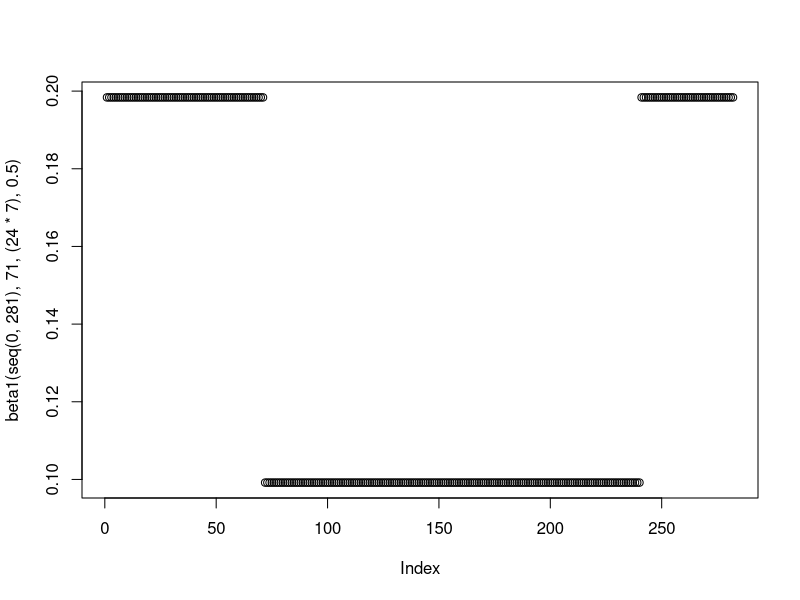
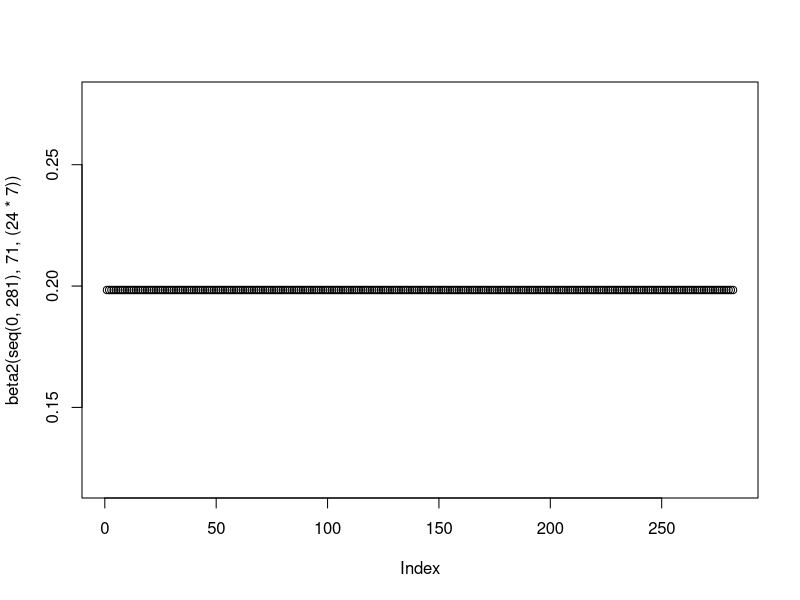
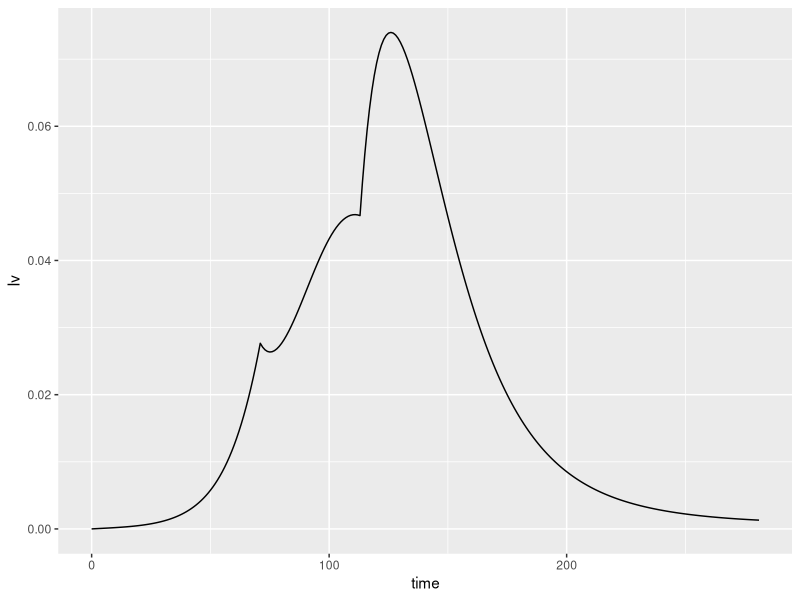
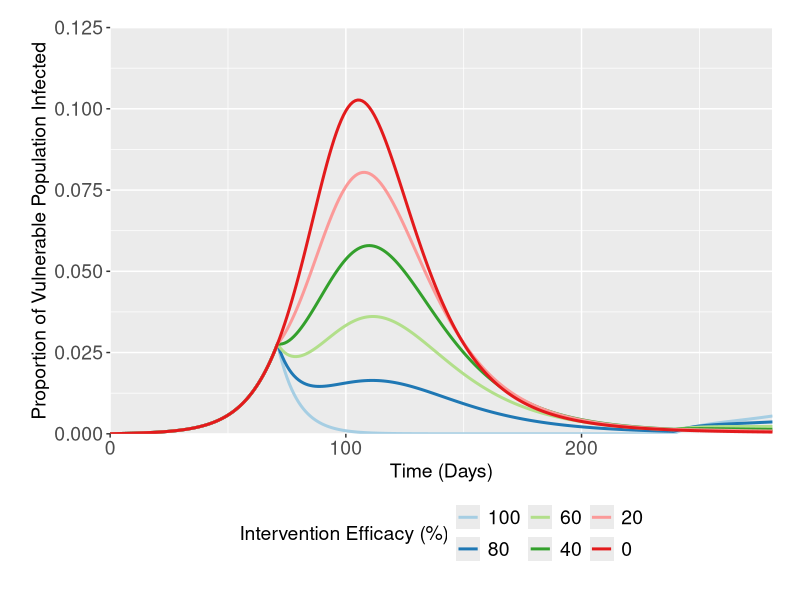
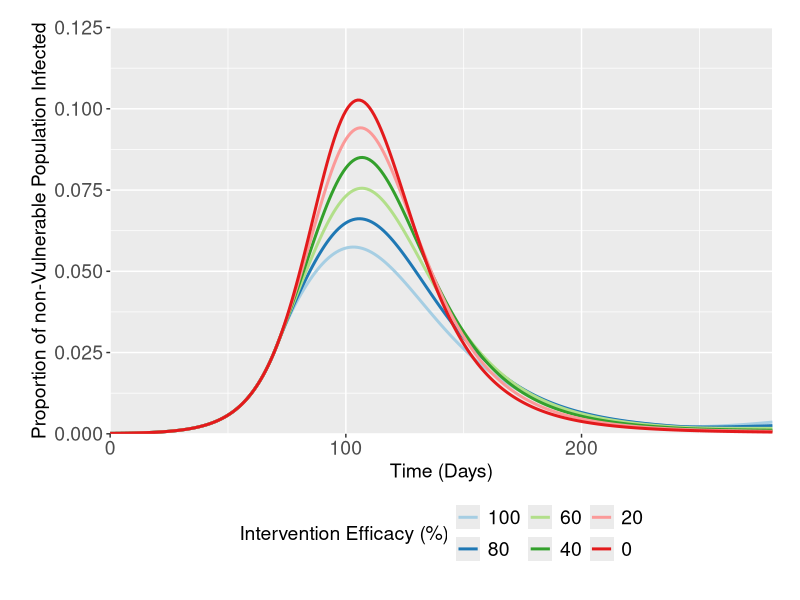
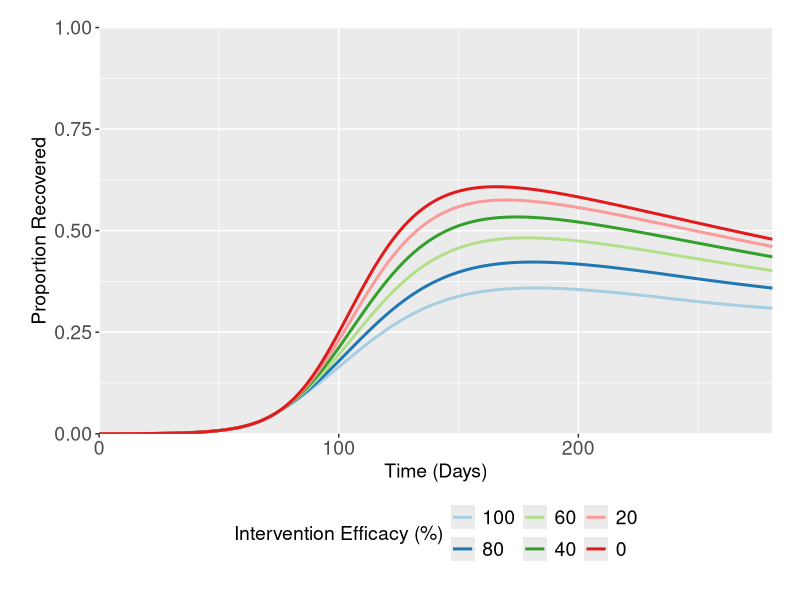
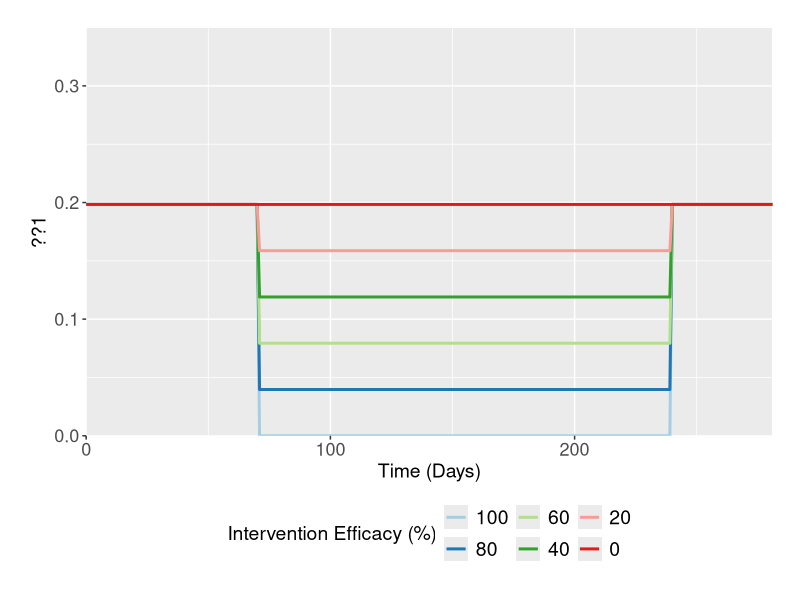
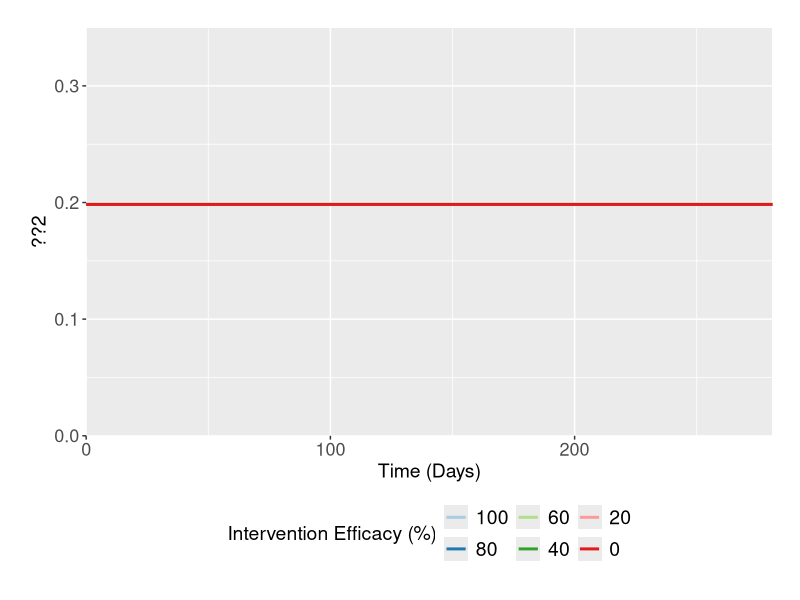

R code for these plots, in order:
rm(list=ls())
library("deSolve"); library("ggplot2"); library("cowplot");library("reshape2"); library("dplyr"); library("RColorBrewer"); library("ggpubr")

#Function for the generation time/(1/gamma) parameter
GenTime <- function(T2, R0) {
  G = T2 * ((R0-1)/log(2))
  return(G)
}

#Function to model intervention - currently set at baseline - added additional functionality to it
beta1 <- function(time, tstart1, tdur1, scaling) {
  ifelse((time >= tstart1 & time <= tstart1+tdur1), #Phase 1
         (1.7*(1/(GenTime(3.3,2.8))))*scaling,
         ifelse((time >= tstart1+tdur1 & time <= 281), 
                (1.7*(1/(GenTime(3.3,2.8)))), 
                (1.7*(1/(GenTime(3.3,2.8))))
         )
  )
}


plot(beta1(seq(0,281), 71, (24*7), 0.5))

beta2 <- function(time, tstart1, tdur1, scaling) {
  ifelse((time >= tstart1 & time <= tstart1+tdur1), #Phase 1
         (1.7*(1/(GenTime(3.3,2.8)))),
         ifelse((time >= tstart1+tdur1 & time <= 281), 
                (1.7*(1/(GenTime(3.3,2.8)))), 
                (1.7*(1/(GenTime(3.3,2.8))))
         )
  )
}

plot(beta2(seq(0,281), 71, (24*7)))

#Function for Shielded/non-Shielded Pop
SIRS <- function(time, state, parameters) {
  with(as.list(c(state, parameters)), {
    dSv = - beta1(time,tstart1,tdur1,scaling)*Iv*Sv - beta1(time,tstart1,tdur1,scaling)*Inv*Sv + zeta*Rv
    
    dSnv = - beta2*Inv*Snv - beta2*Iv*Snv + zeta*Rnv
    
    dIv = beta1(time,tstart1,tdur1,scaling)*Iv*Sv + beta1(time,tstart1,tdur1,scaling)*Inv*Sv - gamma*Iv
    
    dInv =  beta2*Inv*Snv + beta2*Iv*Snv - gamma*Inv
    
    dRv = gamma*Iv - zeta*Rv
    
    dRnv = gamma*Inv - zeta*Rnv
    
    dCv = 

    return(list(c(dSv, dSnv, dIv, dInv, dRv, dRnv)))
  })
}

#### Testing the Model Structure ####

#Initial Conditions and Times

init <- c(Sv = 0.20, Snv = 0.80-0.0001, Iv = 0, Inv = 0.0001, Rv= 0, Rnv = 0)
times <- seq(0,281,by = 1)
parms = c(gamma = 1/(GenTime(3.3,2.8)), 
          zeta = 1/365,
          tstart1 = 71, 
          tdur1 = 6*7,
          scaling = 0.5,
          beta2 = 1.7*(1/(GenTime(3.3,2.8))))

out1 <- data.frame(ode(y = init, func = SIRS, times = times, parms = parms))
out1$Iv <- out1$Iv/0.20
out1$Inv <- out1$Inv/0.80
out1$Rv <- out1$Rv/0.20
out1$Rnv <- out1$Rnv/0.80
out1$Beta1 <- beta1(seq(0,281), 71, (24*7), 0.5)
out1$Beta2 <- 1.7*(1/(GenTime(3.3,2.8)))
  
ggplot(out1, aes(x= time, y = Iv)) + geom_line()

colnames(out1) <- c("Time", "Suscv", "Suscnv","Infected_Iv", "Infected_Inv", "Recovv", "Recovnv", "Beta1", "Beta2")

#### Introducing the Intervention ####

scaling  <- seq(0,1, by= 0.2)
scalingdata <- data.frame(matrix(nrow = 0, ncol = 7))

for(i in 1:length(scaling)) {
  temp <- data.frame(matrix(nrow = length(seq(0,281)), ncol = 7))
  init <- c(Sv = 0.2, Snv = (0.8)-0.0001, Iv = 0, Inv = 0.0001, Rv= 0, Rnv = 0)
  times <- seq(0,281,by = 1)
  parms = c(gamma = 1/(GenTime(3.3,2.8)), 
            zeta = 1/365,
            tstart1 = 71, 
            tdur1 = 24*7,
            scaling = scaling[i],
            beta2 = 1.7*(1/(GenTime(3.3,2.8))))
  out1 <- data.frame(ode(y = init, func = SIRS, times = times, parms = parms))
  out1$Iv <- out1$Iv/0.2
  out1$Inv <- out1$Inv/0.8
  temp[,1] <- as.factor((1-scaling[i])*100)
  temp[,2] <- out1$time
  temp[,3] <- out1$Iv
  temp[,4] <- out1$Inv
  temp[,5] <- out1$Rv + out1$Rnv
  temp[,6] <- beta1(seq(0,281), 71, (24*7), scaling[i])
  temp[,7] <- 1.7*(1/(GenTime(3.3,2.8)))
  scalingdata <- rbind.data.frame(scalingdata, temp)
  print((i/length(scaling))*100)
}

colnames(scalingdata) <- c("Intervention_Magnitude", "Time", "Infected_Iv", "Infected_Inv", "Recov", "Beta1", "Beta2")

statsinfecv <- melt(scalingdata, id.vars = c("Intervention_Magnitude", "Time"), measure.vars = c("Infected_Iv"))
statsinfecnv <- melt(scalingdata, id.vars = c("Intervention_Magnitude", "Time"), measure.vars = c("Infected_Inv"))
statsrecov <- melt(scalingdata, id.vars = c("Intervention_Magnitude", "Time"), measure.vars = c("Recov"))

statsbeta1 <- melt(scalingdata, id.vars =  c("Intervention_Magnitude", "Time"), measure.vars = c("Beta1"))
statsbeta2 <- melt(scalingdata, id.vars =  c("Intervention_Magnitude", "Time"), measure.vars = c("Beta2"))

# Aggregated Plots

ggplot(data = statsinfecv, aes(x = (Time), y = value, col = Intervention_Magnitude)) + geom_line(size = 1.02, stat = "identity") +
  labs(x ="Time (Days)", y = "Proportion of Vulnerable Population Infected") + scale_y_continuous(limits = c(0,0.125) ,  expand = c(0,0)) +
  theme(legend.position = "bottom", legend.title = element_text(size=14), legend.text=element_text(size=14),  axis.text=element_text(size=14),
        axis.title.y=element_text(size=14),axis.title.x= element_text(size=14), 
        legend.spacing.x = unit(0.3, 'cm'), plot.margin=unit(c(0.7,0.7,0.8,0.8),"cm")) + scale_x_continuous(expand = c(0, 0)) +
  scale_color_brewer(palette="Paired") + labs(color='Intervention Efficacy (%)') 

ggplot(data = statsinfecnv, aes(x = (Time), y = value, col = Intervention_Magnitude)) + geom_line(size = 1.02, stat = "identity") +
  labs(x ="Time (Days)", y = "Proportion of non-Vulnerable Population Infected") + scale_y_continuous(limits = c(0,0.125) ,  expand = c(0,0)) +
  theme(legend.position = "bottom", legend.title = element_text(size=14), legend.text=element_text(size=14),  axis.text=element_text(size=14),
        axis.title.y=element_text(size=14),axis.title.x= element_text(size=14), 
        legend.spacing.x = unit(0.3, 'cm'), plot.margin=unit(c(0.7,0.7,0.8,0.8),"cm")) + scale_x_continuous(expand = c(0, 0)) +
  scale_color_brewer(palette="Paired") + labs(color='Intervention Efficacy (%)') 

ggplot(data = statsrecov, aes(x = (Time), y = value, col = Intervention_Magnitude)) + geom_line(size = 1.02, stat = "identity") +
  labs(x ="Time (Days)", y = "Proportion Recovered") + scale_y_continuous(limits = c(0,1) ,  expand = c(0,0)) +
  theme(legend.position = "bottom", legend.title = element_text(size=14), legend.text=element_text(size=14),  axis.text=element_text(size=14),
        axis.title.y=element_text(size=14),axis.title.x= element_text(size=14), 
        legend.spacing.x = unit(0.3, 'cm'), plot.margin=unit(c(0.7,0.7,0.8,0.8),"cm")) + scale_x_continuous(expand = c(0, 0)) +
  scale_color_brewer(palette="Paired") + labs(color='Intervention Efficacy (%)') 

ggplot(data = statsbeta1, aes(x = (Time), y = value, col = Intervention_Magnitude)) + geom_line(size = 1.02, stat = "identity") +
  labs(x ="Time (Days)", y = "??1") + scale_y_continuous(limits = c(0,0.35) ,  expand = c(0,0)) +
  theme(legend.position = "bottom", legend.title = element_text(size=14), axis.text=element_text(size=13), axis.title.y=element_text(size=14), axis.title.x = element_text(size=14),
        legend.spacing.x = unit(0.3, 'cm'), legend.text=element_text(size=14), plot.margin=unit(c(0.7,0.7,0.8,0.8),"cm")) +
  scale_x_continuous(expand = c(0, 0)) + guides(fill=guide_legend(nrow=2,byrow=TRUE))  +
  scale_color_brewer(palette="Paired") + labs(color='Intervention Efficacy (%)') 

ggplot(data = statsbeta2, aes(x = (Time), y = value, col = Intervention_Magnitude)) + geom_line(size = 1.02, stat = "identity") +
  labs(x ="Time (Days)", y = "??2") + scale_y_continuous(limits = c(0,0.35) ,  expand = c(0,0)) +
  theme(legend.position = "bottom", legend.title = element_text(size=14), axis.text=element_text(size=13), 
        axis.title.y=element_text(size=14), axis.title.x = element_text(size=14),
        legend.spacing.x = unit(0.3, 'cm'), legend.text=element_text(size=14), plot.margin=unit(c(0.7,0.7,0.8,0.8),"cm")) +
  scale_x_continuous(expand = c(0, 0)) + guides(fill=guide_legend(nrow=2,byrow=TRUE))  +
  scale_color_brewer(palette="Paired") + labs(color='Intervention Efficacy (%)') 
